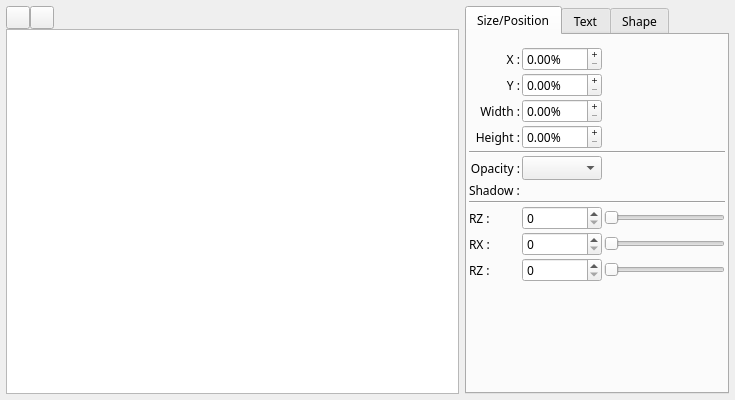
<?xml version="1.0" encoding="UTF-8"?>
<ui version="4.0">
 <class>wgt_QCompositionWidget</class>
 <widget class="QWidget" name="wgt_QCompositionWidget">
  <property name="geometry">
   <rect>
    <x>0</x>
    <y>0</y>
    <width>735</width>
    <height>400</height>
   </rect>
  </property>
  <property name="font">
   <font>
    <family>Sans Serif</family>
    <pointsize>9</pointsize>
   </font>
  </property>
  <property name="windowTitle">
   <string notr="true">Form</string>
  </property>
  <layout class="QHBoxLayout" name="horizontalLayout_4">
   <property name="spacing">
    <number>6</number>
   </property>
   <property name="margin">
    <number>6</number>
   </property>
   <item>
    <layout class="QVBoxLayout" name="verticalLayout_2">
     <property name="spacing">
      <number>0</number>
     </property>
     <property name="margin">
      <number>0</number>
     </property>
     <item>
      <layout class="QHBoxLayout" name="horizontalLayout_10">
       <property name="spacing">
        <number>0</number>
       </property>
       <property name="margin">
        <number>0</number>
       </property>
       <item>
        <widget class="QToolButton" name="addText">
         <property name="toolTip">
          <string>Add a new text objet to the image</string>
         </property>
         <property name="text">
          <string notr="true"/>
         </property>
         <property name="icon">
          <iconset>
           <normaloff>icons/add_text.png</normaloff>icons/add_text.png</iconset>
         </property>
        </widget>
       </item>
       <item>
        <widget class="QToolButton" name="RemoveText">
         <property name="toolTip">
          <string>Remove current selected text object from the image</string>
         </property>
         <property name="text">
          <string notr="true"/>
         </property>
         <property name="icon">
          <iconset>
           <normaloff>icons/eraser.png</normaloff>icons/eraser.png</iconset>
         </property>
        </widget>
       </item>
       <item>
        <spacer name="horizontalSpacer_5">
         <property name="orientation">
          <enum>Qt::Horizontal</enum>
         </property>
         <property name="sizeHint" stdset="0">
          <size>
           <width>40</width>
           <height>20</height>
          </size>
         </property>
        </spacer>
       </item>
      </layout>
     </item>
     <item>
      <widget class="QGraphicsView" name="SceneBox">
       <property name="renderHints">
        <set>QPainter::SmoothPixmapTransform</set>
       </property>
      </widget>
     </item>
    </layout>
   </item>
   <item>
    <widget class="QTabWidget" name="tabWidget">
     <property name="sizePolicy">
      <sizepolicy hsizetype="Preferred" vsizetype="Expanding">
       <horstretch>0</horstretch>
       <verstretch>0</verstretch>
      </sizepolicy>
     </property>
     <property name="tabPosition">
      <enum>QTabWidget::North</enum>
     </property>
     <property name="tabShape">
      <enum>QTabWidget::Rounded</enum>
     </property>
     <property name="currentIndex">
      <number>0</number>
     </property>
     <widget class="QWidget" name="SizePositionTab">
      <attribute name="title">
       <string>Size/Position</string>
      </attribute>
      <layout class="QVBoxLayout" name="verticalLayout">
       <property name="spacing">
        <number>2</number>
       </property>
       <property name="margin">
        <number>2</number>
       </property>
       <item>
        <layout class="QGridLayout" name="gridLayout_6">
         <property name="topMargin">
          <number>10</number>
         </property>
         <item row="0" column="0">
          <widget class="QLabel" name="PosX">
           <property name="text">
            <string>X :</string>
           </property>
           <property name="alignment">
            <set>Qt::AlignRight|Qt::AlignTrailing|Qt::AlignVCenter</set>
           </property>
          </widget>
         </item>
         <item row="0" column="1">
          <widget class="QDoubleSpinBox" name="PosXEd">
           <property name="sizePolicy">
            <sizepolicy hsizetype="Fixed" vsizetype="Fixed">
             <horstretch>0</horstretch>
             <verstretch>0</verstretch>
            </sizepolicy>
           </property>
           <property name="minimumSize">
            <size>
             <width>80</width>
             <height>24</height>
            </size>
           </property>
           <property name="maximumSize">
            <size>
             <width>80</width>
             <height>24</height>
            </size>
           </property>
           <property name="toolTip">
            <string>Define X position of selected text</string>
           </property>
           <property name="buttonSymbols">
            <enum>QAbstractSpinBox::PlusMinus</enum>
           </property>
           <property name="suffix">
            <string notr="true">%</string>
           </property>
          </widget>
         </item>
         <item row="2" column="0">
          <widget class="QLabel" name="Width">
           <property name="text">
            <string>Width :</string>
           </property>
           <property name="alignment">
            <set>Qt::AlignRight|Qt::AlignTrailing|Qt::AlignVCenter</set>
           </property>
          </widget>
         </item>
         <item row="2" column="1">
          <widget class="QDoubleSpinBox" name="WidthEd">
           <property name="sizePolicy">
            <sizepolicy hsizetype="Fixed" vsizetype="Fixed">
             <horstretch>0</horstretch>
             <verstretch>0</verstretch>
            </sizepolicy>
           </property>
           <property name="minimumSize">
            <size>
             <width>80</width>
             <height>24</height>
            </size>
           </property>
           <property name="maximumSize">
            <size>
             <width>80</width>
             <height>24</height>
            </size>
           </property>
           <property name="toolTip">
            <string>Define width of selected text</string>
           </property>
           <property name="buttonSymbols">
            <enum>QAbstractSpinBox::PlusMinus</enum>
           </property>
           <property name="suffix">
            <string notr="true">%</string>
           </property>
          </widget>
         </item>
         <item row="5" column="0">
          <widget class="QLabel" name="label_21">
           <property name="text">
            <string>Opacity :</string>
           </property>
           <property name="alignment">
            <set>Qt::AlignRight|Qt::AlignTrailing|Qt::AlignVCenter</set>
           </property>
          </widget>
         </item>
         <item row="5" column="1">
          <widget class="QComboBox" name="OpacityCB">
           <property name="sizePolicy">
            <sizepolicy hsizetype="Fixed" vsizetype="Fixed">
             <horstretch>0</horstretch>
             <verstretch>0</verstretch>
            </sizepolicy>
           </property>
           <property name="minimumSize">
            <size>
             <width>80</width>
             <height>24</height>
            </size>
           </property>
           <property name="maximumSize">
            <size>
             <width>80</width>
             <height>24</height>
            </size>
           </property>
          </widget>
         </item>
         <item row="8" column="1">
          <widget class="QSpinBox" name="spinBox">
           <property name="sizePolicy">
            <sizepolicy hsizetype="Fixed" vsizetype="Fixed">
             <horstretch>0</horstretch>
             <verstretch>0</verstretch>
            </sizepolicy>
           </property>
           <property name="minimumSize">
            <size>
             <width>80</width>
             <height>24</height>
            </size>
           </property>
           <property name="maximumSize">
            <size>
             <width>80</width>
             <height>24</height>
            </size>
           </property>
          </widget>
         </item>
         <item row="9" column="1">
          <widget class="QSpinBox" name="spinBox_2">
           <property name="sizePolicy">
            <sizepolicy hsizetype="Fixed" vsizetype="Fixed">
             <horstretch>0</horstretch>
             <verstretch>0</verstretch>
            </sizepolicy>
           </property>
           <property name="minimumSize">
            <size>
             <width>80</width>
             <height>24</height>
            </size>
           </property>
           <property name="maximumSize">
            <size>
             <width>80</width>
             <height>24</height>
            </size>
           </property>
          </widget>
         </item>
         <item row="10" column="1">
          <widget class="QSpinBox" name="spinBox_3">
           <property name="sizePolicy">
            <sizepolicy hsizetype="Fixed" vsizetype="Fixed">
             <horstretch>0</horstretch>
             <verstretch>0</verstretch>
            </sizepolicy>
           </property>
           <property name="minimumSize">
            <size>
             <width>80</width>
             <height>24</height>
            </size>
           </property>
           <property name="maximumSize">
            <size>
             <width>80</width>
             <height>24</height>
            </size>
           </property>
          </widget>
         </item>
         <item row="8" column="2">
          <widget class="QSlider" name="horizontalSlider">
           <property name="minimumSize">
            <size>
             <width>0</width>
             <height>24</height>
            </size>
           </property>
           <property name="maximumSize">
            <size>
             <width>16777215</width>
             <height>24</height>
            </size>
           </property>
           <property name="orientation">
            <enum>Qt::Horizontal</enum>
           </property>
          </widget>
         </item>
         <item row="9" column="2">
          <widget class="QSlider" name="horizontalSlider_2">
           <property name="minimumSize">
            <size>
             <width>0</width>
             <height>24</height>
            </size>
           </property>
           <property name="maximumSize">
            <size>
             <width>16777215</width>
             <height>24</height>
            </size>
           </property>
           <property name="orientation">
            <enum>Qt::Horizontal</enum>
           </property>
          </widget>
         </item>
         <item row="10" column="2">
          <widget class="QSlider" name="horizontalSlider_3">
           <property name="minimumSize">
            <size>
             <width>0</width>
             <height>24</height>
            </size>
           </property>
           <property name="maximumSize">
            <size>
             <width>16777215</width>
             <height>24</height>
            </size>
           </property>
           <property name="orientation">
            <enum>Qt::Horizontal</enum>
           </property>
          </widget>
         </item>
         <item row="8" column="0">
          <widget class="QLabel" name="label_6">
           <property name="text">
            <string>RZ :</string>
           </property>
          </widget>
         </item>
         <item row="9" column="0">
          <widget class="QLabel" name="label_10">
           <property name="text">
            <string>RX :</string>
           </property>
          </widget>
         </item>
         <item row="10" column="0">
          <widget class="QLabel" name="label_11">
           <property name="text">
            <string>RZ :</string>
           </property>
          </widget>
         </item>
         <item row="4" column="0" colspan="3">
          <widget class="Line" name="line">
           <property name="orientation">
            <enum>Qt::Horizontal</enum>
           </property>
          </widget>
         </item>
         <item row="7" column="0" colspan="3">
          <widget class="Line" name="line_2">
           <property name="orientation">
            <enum>Qt::Horizontal</enum>
           </property>
          </widget>
         </item>
         <item row="6" column="0">
          <widget class="QLabel" name="label_12">
           <property name="text">
            <string>Shadow :</string>
           </property>
          </widget>
         </item>
         <item row="3" column="0">
          <widget class="QLabel" name="Height">
           <property name="text">
            <string>Height :</string>
           </property>
           <property name="alignment">
            <set>Qt::AlignRight|Qt::AlignTrailing|Qt::AlignVCenter</set>
           </property>
          </widget>
         </item>
         <item row="3" column="1">
          <widget class="QDoubleSpinBox" name="HeightEd">
           <property name="sizePolicy">
            <sizepolicy hsizetype="Fixed" vsizetype="Fixed">
             <horstretch>0</horstretch>
             <verstretch>0</verstretch>
            </sizepolicy>
           </property>
           <property name="minimumSize">
            <size>
             <width>80</width>
             <height>24</height>
            </size>
           </property>
           <property name="maximumSize">
            <size>
             <width>80</width>
             <height>24</height>
            </size>
           </property>
           <property name="toolTip">
            <string>Define height of selected text</string>
           </property>
           <property name="buttonSymbols">
            <enum>QAbstractSpinBox::PlusMinus</enum>
           </property>
           <property name="suffix">
            <string notr="true">%</string>
           </property>
          </widget>
         </item>
         <item row="1" column="0">
          <widget class="QLabel" name="PosY">
           <property name="text">
            <string>Y :</string>
           </property>
           <property name="alignment">
            <set>Qt::AlignRight|Qt::AlignTrailing|Qt::AlignVCenter</set>
           </property>
          </widget>
         </item>
         <item row="1" column="1">
          <widget class="QDoubleSpinBox" name="PosYEd">
           <property name="sizePolicy">
            <sizepolicy hsizetype="Fixed" vsizetype="Fixed">
             <horstretch>0</horstretch>
             <verstretch>0</verstretch>
            </sizepolicy>
           </property>
           <property name="minimumSize">
            <size>
             <width>80</width>
             <height>24</height>
            </size>
           </property>
           <property name="maximumSize">
            <size>
             <width>80</width>
             <height>24</height>
            </size>
           </property>
           <property name="toolTip">
            <string>Define Y position of selected text</string>
           </property>
           <property name="buttonSymbols">
            <enum>QAbstractSpinBox::PlusMinus</enum>
           </property>
           <property name="suffix">
            <string notr="true">%</string>
           </property>
          </widget>
         </item>
        </layout>
       </item>
       <item>
        <spacer name="verticalSpacer_3">
         <property name="orientation">
          <enum>Qt::Vertical</enum>
         </property>
         <property name="sizeHint" stdset="0">
          <size>
           <width>20</width>
           <height>40</height>
          </size>
         </property>
        </spacer>
       </item>
      </layout>
     </widget>
     <widget class="QWidget" name="TabText">
      <attribute name="title">
       <string>Text</string>
      </attribute>
      <layout class="QGridLayout" name="gridLayout_3">
       <property name="margin">
        <number>2</number>
       </property>
       <property name="spacing">
        <number>2</number>
       </property>
       <item row="2" column="0">
        <layout class="QGridLayout" name="gridLayout_2">
         <property name="margin">
          <number>0</number>
         </property>
         <property name="spacing">
          <number>2</number>
         </property>
         <item row="1" column="0">
          <widget class="QLabel" name="label_9">
           <property name="text">
            <string> Style :</string>
           </property>
           <property name="alignment">
            <set>Qt::AlignRight|Qt::AlignTrailing|Qt::AlignVCenter</set>
           </property>
          </widget>
         </item>
         <item row="1" column="1">
          <layout class="QHBoxLayout" name="horizontalLayout_11">
           <property name="spacing">
            <number>0</number>
           </property>
           <property name="margin">
            <number>0</number>
           </property>
           <item>
            <widget class="QToolButton" name="bold">
             <property name="minimumSize">
              <size>
               <width>22</width>
               <height>24</height>
              </size>
             </property>
             <property name="maximumSize">
              <size>
               <width>22</width>
               <height>24</height>
              </size>
             </property>
             <property name="toolTip">
              <string>Bold</string>
             </property>
             <property name="text">
              <string notr="true">...</string>
             </property>
             <property name="icon">
              <iconset>
               <normaloff>icons/text_bold.png</normaloff>icons/text_bold.png</iconset>
             </property>
             <property name="checkable">
              <bool>true</bool>
             </property>
             <property name="checked">
              <bool>false</bool>
             </property>
            </widget>
           </item>
           <item>
            <widget class="QToolButton" name="Italic">
             <property name="minimumSize">
              <size>
               <width>22</width>
               <height>24</height>
              </size>
             </property>
             <property name="maximumSize">
              <size>
               <width>22</width>
               <height>24</height>
              </size>
             </property>
             <property name="toolTip">
              <string>Italic</string>
             </property>
             <property name="text">
              <string notr="true">...</string>
             </property>
             <property name="icon">
              <iconset>
               <normaloff>icons/text_italic.png</normaloff>icons/text_italic.png</iconset>
             </property>
             <property name="checkable">
              <bool>true</bool>
             </property>
            </widget>
           </item>
           <item>
            <widget class="QToolButton" name="Souligne">
             <property name="minimumSize">
              <size>
               <width>22</width>
               <height>24</height>
              </size>
             </property>
             <property name="maximumSize">
              <size>
               <width>22</width>
               <height>24</height>
              </size>
             </property>
             <property name="toolTip">
              <string>Underline</string>
             </property>
             <property name="text">
              <string notr="true">...</string>
             </property>
             <property name="icon">
              <iconset>
               <normaloff>icons/text_underline.png</normaloff>icons/text_underline.png</iconset>
             </property>
             <property name="checkable">
              <bool>true</bool>
             </property>
            </widget>
           </item>
           <item>
            <widget class="QLabel" name="label_5">
             <property name="sizePolicy">
              <sizepolicy hsizetype="Preferred" vsizetype="Preferred">
               <horstretch>0</horstretch>
               <verstretch>0</verstretch>
              </sizepolicy>
             </property>
             <property name="text">
              <string>Size :</string>
             </property>
             <property name="alignment">
              <set>Qt::AlignRight|Qt::AlignTrailing|Qt::AlignVCenter</set>
             </property>
            </widget>
           </item>
           <item>
            <widget class="QComboBox" name="fontSize">
             <property name="sizePolicy">
              <sizepolicy hsizetype="Fixed" vsizetype="Fixed">
               <horstretch>0</horstretch>
               <verstretch>0</verstretch>
              </sizepolicy>
             </property>
             <property name="minimumSize">
              <size>
               <width>48</width>
               <height>24</height>
              </size>
             </property>
             <property name="maximumSize">
              <size>
               <width>48</width>
               <height>24</height>
              </size>
             </property>
             <property name="toolTip">
              <string>Select font size</string>
             </property>
            </widget>
           </item>
          </layout>
         </item>
         <item row="0" column="0">
          <widget class="QLabel" name="label_32">
           <property name="text">
            <string>Font :</string>
           </property>
           <property name="alignment">
            <set>Qt::AlignRight|Qt::AlignTrailing|Qt::AlignVCenter</set>
           </property>
          </widget>
         </item>
         <item row="3" column="0">
          <widget class="QLabel" name="label_2">
           <property name="text">
            <string>Shadow  :</string>
           </property>
           <property name="alignment">
            <set>Qt::AlignRight|Qt::AlignTrailing|Qt::AlignVCenter</set>
           </property>
          </widget>
         </item>
         <item row="3" column="1">
          <layout class="QHBoxLayout" name="horizontalLayout_9">
           <property name="spacing">
            <number>0</number>
           </property>
           <item>
            <widget class="QComboBox" name="fontEffectCB">
             <property name="sizePolicy">
              <sizepolicy hsizetype="Preferred" vsizetype="Preferred">
               <horstretch>0</horstretch>
               <verstretch>0</verstretch>
              </sizepolicy>
             </property>
             <property name="maximumSize">
              <size>
               <width>120</width>
               <height>16777215</height>
              </size>
             </property>
             <property name="toolTip">
              <string>Select font effect (outerline, shadow)</string>
             </property>
            </widget>
           </item>
           <item>
            <widget class="cCustomColorComboBox" name="StyleShadowColorCombo">
             <property name="sizePolicy">
              <sizepolicy hsizetype="Fixed" vsizetype="Fixed">
               <horstretch>0</horstretch>
               <verstretch>0</verstretch>
              </sizepolicy>
             </property>
             <property name="minimumSize">
              <size>
               <width>48</width>
               <height>24</height>
              </size>
             </property>
             <property name="maximumSize">
              <size>
               <width>48</width>
               <height>24</height>
              </size>
             </property>
             <property name="iconSize">
              <size>
               <width>64</width>
               <height>16</height>
              </size>
             </property>
            </widget>
           </item>
          </layout>
         </item>
         <item row="0" column="1">
          <layout class="QHBoxLayout" name="horizontalLayout">
           <property name="spacing">
            <number>0</number>
           </property>
           <property name="topMargin">
            <number>0</number>
           </property>
           <item>
            <widget class="QFontComboBox" name="fontStyleCB">
             <property name="sizePolicy">
              <sizepolicy hsizetype="Fixed" vsizetype="Preferred">
               <horstretch>0</horstretch>
               <verstretch>0</verstretch>
              </sizepolicy>
             </property>
             <property name="maximumSize">
              <size>
               <width>120</width>
               <height>16777215</height>
              </size>
             </property>
             <property name="toolTip">
              <string>Select font family</string>
             </property>
            </widget>
           </item>
           <item>
            <widget class="cCustomColorComboBox" name="FontColorCombo">
             <property name="sizePolicy">
              <sizepolicy hsizetype="Fixed" vsizetype="Fixed">
               <horstretch>0</horstretch>
               <verstretch>0</verstretch>
              </sizepolicy>
             </property>
             <property name="minimumSize">
              <size>
               <width>48</width>
               <height>24</height>
              </size>
             </property>
             <property name="maximumSize">
              <size>
               <width>48</width>
               <height>24</height>
              </size>
             </property>
             <property name="editable">
              <bool>false</bool>
             </property>
             <property name="iconSize">
              <size>
               <width>64</width>
               <height>16</height>
              </size>
             </property>
            </widget>
           </item>
          </layout>
         </item>
         <item row="2" column="0">
          <widget class="QLabel" name="label_7">
           <property name="text">
            <string>Alignment :</string>
           </property>
           <property name="alignment">
            <set>Qt::AlignRight|Qt::AlignTrailing|Qt::AlignVCenter</set>
           </property>
          </widget>
         </item>
         <item row="2" column="1">
          <layout class="QHBoxLayout" name="horizontalLayout_3">
           <property name="spacing">
            <number>0</number>
           </property>
           <property name="margin">
            <number>0</number>
           </property>
           <item>
            <widget class="QToolButton" name="textLeft">
             <property name="minimumSize">
              <size>
               <width>22</width>
               <height>24</height>
              </size>
             </property>
             <property name="maximumSize">
              <size>
               <width>22</width>
               <height>24</height>
              </size>
             </property>
             <property name="toolTip">
              <string>Align left</string>
             </property>
             <property name="text">
              <string notr="true">...</string>
             </property>
             <property name="icon">
              <iconset>
               <normaloff>icons/text_align_left.png</normaloff>icons/text_align_left.png</iconset>
             </property>
             <property name="checkable">
              <bool>true</bool>
             </property>
             <property name="checked">
              <bool>true</bool>
             </property>
             <property name="autoExclusive">
              <bool>true</bool>
             </property>
            </widget>
           </item>
           <item>
            <widget class="QToolButton" name="textCenter">
             <property name="minimumSize">
              <size>
               <width>22</width>
               <height>24</height>
              </size>
             </property>
             <property name="maximumSize">
              <size>
               <width>22</width>
               <height>24</height>
              </size>
             </property>
             <property name="toolTip">
              <string>Align center</string>
             </property>
             <property name="text">
              <string notr="true">...</string>
             </property>
             <property name="icon">
              <iconset>
               <normaloff>icons/text_align_center.png</normaloff>icons/text_align_center.png</iconset>
             </property>
             <property name="checkable">
              <bool>true</bool>
             </property>
             <property name="autoExclusive">
              <bool>true</bool>
             </property>
            </widget>
           </item>
           <item>
            <widget class="QToolButton" name="textJustif">
             <property name="minimumSize">
              <size>
               <width>22</width>
               <height>24</height>
              </size>
             </property>
             <property name="maximumSize">
              <size>
               <width>22</width>
               <height>24</height>
              </size>
             </property>
             <property name="toolTip">
              <string>Align justify</string>
             </property>
             <property name="text">
              <string notr="true">...</string>
             </property>
             <property name="icon">
              <iconset>
               <normaloff>icons/text_align_justif.png</normaloff>icons/text_align_justif.png</iconset>
             </property>
             <property name="checkable">
              <bool>true</bool>
             </property>
             <property name="autoExclusive">
              <bool>true</bool>
             </property>
            </widget>
           </item>
           <item>
            <widget class="QToolButton" name="textRight">
             <property name="minimumSize">
              <size>
               <width>22</width>
               <height>24</height>
              </size>
             </property>
             <property name="maximumSize">
              <size>
               <width>22</width>
               <height>24</height>
              </size>
             </property>
             <property name="toolTip">
              <string>Align right</string>
             </property>
             <property name="text">
              <string notr="true">...</string>
             </property>
             <property name="icon">
              <iconset>
               <normaloff>icons/text_align_right.png</normaloff>icons/text_align_right.png</iconset>
             </property>
             <property name="checkable">
              <bool>true</bool>
             </property>
             <property name="autoExclusive">
              <bool>true</bool>
             </property>
            </widget>
           </item>
           <item>
            <widget class="QLabel" name="label">
             <property name="sizePolicy">
              <sizepolicy hsizetype="Preferred" vsizetype="Preferred">
               <horstretch>0</horstretch>
               <verstretch>0</verstretch>
              </sizepolicy>
             </property>
             <property name="minimumSize">
              <size>
               <width>10</width>
               <height>0</height>
              </size>
             </property>
             <property name="text">
              <string notr="true"/>
             </property>
            </widget>
           </item>
           <item>
            <widget class="QToolButton" name="textUp">
             <property name="minimumSize">
              <size>
               <width>22</width>
               <height>24</height>
              </size>
             </property>
             <property name="maximumSize">
              <size>
               <width>22</width>
               <height>24</height>
              </size>
             </property>
             <property name="toolTip">
              <string>Align top</string>
             </property>
             <property name="text">
              <string notr="true">...</string>
             </property>
             <property name="icon">
              <iconset>
               <normaloff>icons/text_align_vup.png</normaloff>icons/text_align_vup.png</iconset>
             </property>
             <property name="checkable">
              <bool>true</bool>
             </property>
             <property name="autoExclusive">
              <bool>true</bool>
             </property>
            </widget>
           </item>
           <item>
            <widget class="QToolButton" name="textVCenter">
             <property name="minimumSize">
              <size>
               <width>22</width>
               <height>24</height>
              </size>
             </property>
             <property name="maximumSize">
              <size>
               <width>22</width>
               <height>24</height>
              </size>
             </property>
             <property name="toolTip">
              <string>Align in the middle</string>
             </property>
             <property name="text">
              <string notr="true">...</string>
             </property>
             <property name="icon">
              <iconset>
               <normaloff>icons/text_align_vcenter.png</normaloff>icons/text_align_vcenter.png</iconset>
             </property>
             <property name="checkable">
              <bool>true</bool>
             </property>
             <property name="autoExclusive">
              <bool>true</bool>
             </property>
            </widget>
           </item>
           <item>
            <widget class="QToolButton" name="textBottom">
             <property name="minimumSize">
              <size>
               <width>22</width>
               <height>24</height>
              </size>
             </property>
             <property name="maximumSize">
              <size>
               <width>22</width>
               <height>24</height>
              </size>
             </property>
             <property name="toolTip">
              <string>Align bottom</string>
             </property>
             <property name="text">
              <string notr="true">...</string>
             </property>
             <property name="icon">
              <iconset>
               <normaloff>icons/text_align_vbottom.png</normaloff>icons/text_align_vbottom.png</iconset>
             </property>
             <property name="checkable">
              <bool>true</bool>
             </property>
             <property name="checked">
              <bool>false</bool>
             </property>
             <property name="autoExclusive">
              <bool>true</bool>
             </property>
            </widget>
           </item>
          </layout>
         </item>
        </layout>
       </item>
       <item row="13" column="0">
        <widget class="QPlainTextEdit" name="plainTextEdit">
         <property name="sizePolicy">
          <sizepolicy hsizetype="Expanding" vsizetype="Expanding">
           <horstretch>0</horstretch>
           <verstretch>0</verstretch>
          </sizepolicy>
         </property>
         <property name="verticalScrollBarPolicy">
          <enum>Qt::ScrollBarAlwaysOn</enum>
         </property>
         <property name="horizontalScrollBarPolicy">
          <enum>Qt::ScrollBarAlwaysOn</enum>
         </property>
         <property name="documentTitle">
          <string notr="true"/>
         </property>
         <property name="plainText">
          <string notr="true"/>
         </property>
        </widget>
       </item>
      </layout>
     </widget>
     <widget class="QWidget" name="TabShape">
      <attribute name="title">
       <string>Shape</string>
      </attribute>
      <layout class="QGridLayout" name="gridLayout">
       <property name="margin">
        <number>2</number>
       </property>
       <property name="spacing">
        <number>2</number>
       </property>
       <item row="4" column="0">
        <layout class="QGridLayout" name="gridLayout_5">
         <property name="margin">
          <number>0</number>
         </property>
         <property name="spacing">
          <number>2</number>
         </property>
         <item row="0" column="0">
          <widget class="QLabel" name="label_20">
           <property name="text">
            <string>Shape :</string>
           </property>
           <property name="alignment">
            <set>Qt::AlignRight|Qt::AlignTrailing|Qt::AlignVCenter</set>
           </property>
          </widget>
         </item>
         <item row="0" column="1">
          <widget class="QComboBox" name="BackgroundFormCB">
           <property name="sizePolicy">
            <sizepolicy hsizetype="Fixed" vsizetype="Fixed">
             <horstretch>0</horstretch>
             <verstretch>0</verstretch>
            </sizepolicy>
           </property>
           <property name="minimumSize">
            <size>
             <width>0</width>
             <height>24</height>
            </size>
           </property>
           <property name="maximumSize">
            <size>
             <width>48</width>
             <height>24</height>
            </size>
           </property>
           <property name="toolTip">
            <string>Select a shape for selected text</string>
           </property>
           <property name="styleSheet">
            <string notr="true">QComboBox {
     border: 1px solid gray;
     border-radius: 3px;
     padding: 1px 1px 1px 3px;
}
QComboBox:!editable {
	background: white;
 }

QComboBox QAbstractItemView {
	border: 2px solid darkgray;
    selection-background-color: darkgray;
	background: white;
}</string>
           </property>
           <property name="editable">
            <bool>false</bool>
           </property>
          </widget>
         </item>
         <item row="2" column="0" colspan="2">
          <widget class="QLabel" name="label_3">
           <property name="minimumSize">
            <size>
             <width>0</width>
             <height>30</height>
            </size>
           </property>
           <property name="font">
            <font>
             <weight>75</weight>
             <bold>true</bold>
             <underline>true</underline>
            </font>
           </property>
           <property name="text">
            <string>Border</string>
           </property>
           <property name="alignment">
            <set>Qt::AlignBottom|Qt::AlignLeading|Qt::AlignLeft</set>
           </property>
          </widget>
         </item>
         <item row="3" column="0">
          <widget class="QLabel" name="label_4">
           <property name="text">
            <string>External :</string>
           </property>
          </widget>
         </item>
         <item row="3" column="1">
          <layout class="QHBoxLayout" name="horizontalLayout_8">
           <property name="spacing">
            <number>0</number>
           </property>
           <property name="topMargin">
            <number>0</number>
           </property>
           <item>
            <widget class="QSpinBox" name="PenSizeEd">
             <property name="minimumSize">
              <size>
               <width>60</width>
               <height>24</height>
              </size>
             </property>
             <property name="maximumSize">
              <size>
               <width>60</width>
               <height>24</height>
              </size>
             </property>
             <property name="toolTip">
              <string>Define pen size for shape of selected text</string>
             </property>
             <property name="buttonSymbols">
              <enum>QAbstractSpinBox::PlusMinus</enum>
             </property>
            </widget>
           </item>
           <item>
            <widget class="cCustomColorComboBox" name="PenColorCB">
             <property name="sizePolicy">
              <sizepolicy hsizetype="Fixed" vsizetype="Fixed">
               <horstretch>0</horstretch>
               <verstretch>0</verstretch>
              </sizepolicy>
             </property>
             <property name="minimumSize">
              <size>
               <width>48</width>
               <height>24</height>
              </size>
             </property>
             <property name="maximumSize">
              <size>
               <width>48</width>
               <height>24</height>
              </size>
             </property>
             <property name="iconSize">
              <size>
               <width>64</width>
               <height>16</height>
              </size>
             </property>
            </widget>
           </item>
           <item>
            <widget class="QLabel" name="spacer_2">
             <property name="sizePolicy">
              <sizepolicy hsizetype="Expanding" vsizetype="Preferred">
               <horstretch>0</horstretch>
               <verstretch>0</verstretch>
              </sizepolicy>
             </property>
             <property name="text">
              <string notr="true"/>
             </property>
            </widget>
           </item>
          </layout>
         </item>
        </layout>
       </item>
       <item row="6" column="0">
        <widget class="wgt_QCustomBrush" name="CustomBrushWidget" native="true">
         <property name="sizePolicy">
          <sizepolicy hsizetype="Expanding" vsizetype="Expanding">
           <horstretch>0</horstretch>
           <verstretch>0</verstretch>
          </sizepolicy>
         </property>
        </widget>
       </item>
      </layout>
     </widget>
    </widget>
   </item>
  </layout>
 </widget>
 <customwidgets>
  <customwidget>
   <class>wgt_QCustomBrush</class>
   <extends>QWidget</extends>
   <header>wgt_QCustomBrush.h</header>
   <container>1</container>
  </customwidget>
  <customwidget>
   <class>cCustomColorComboBox</class>
   <extends>QComboBox</extends>
   <header>cCustomComboBox.h</header>
  </customwidget>
 </customwidgets>
 <resources/>
 <connections/>
</ui>
